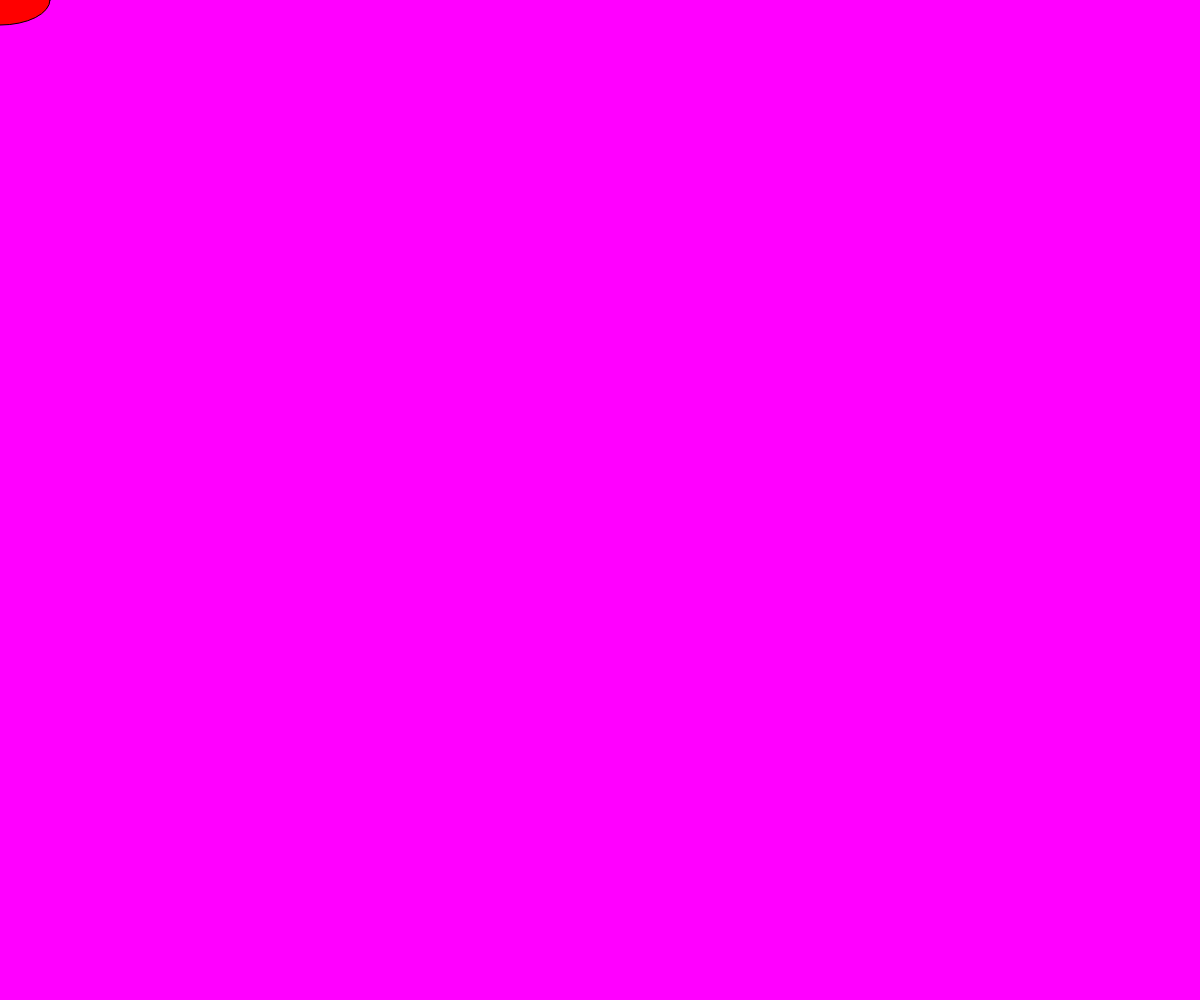
Frame 1 (no input)
Frame 60 (no input): identical to frame 1, image omitted
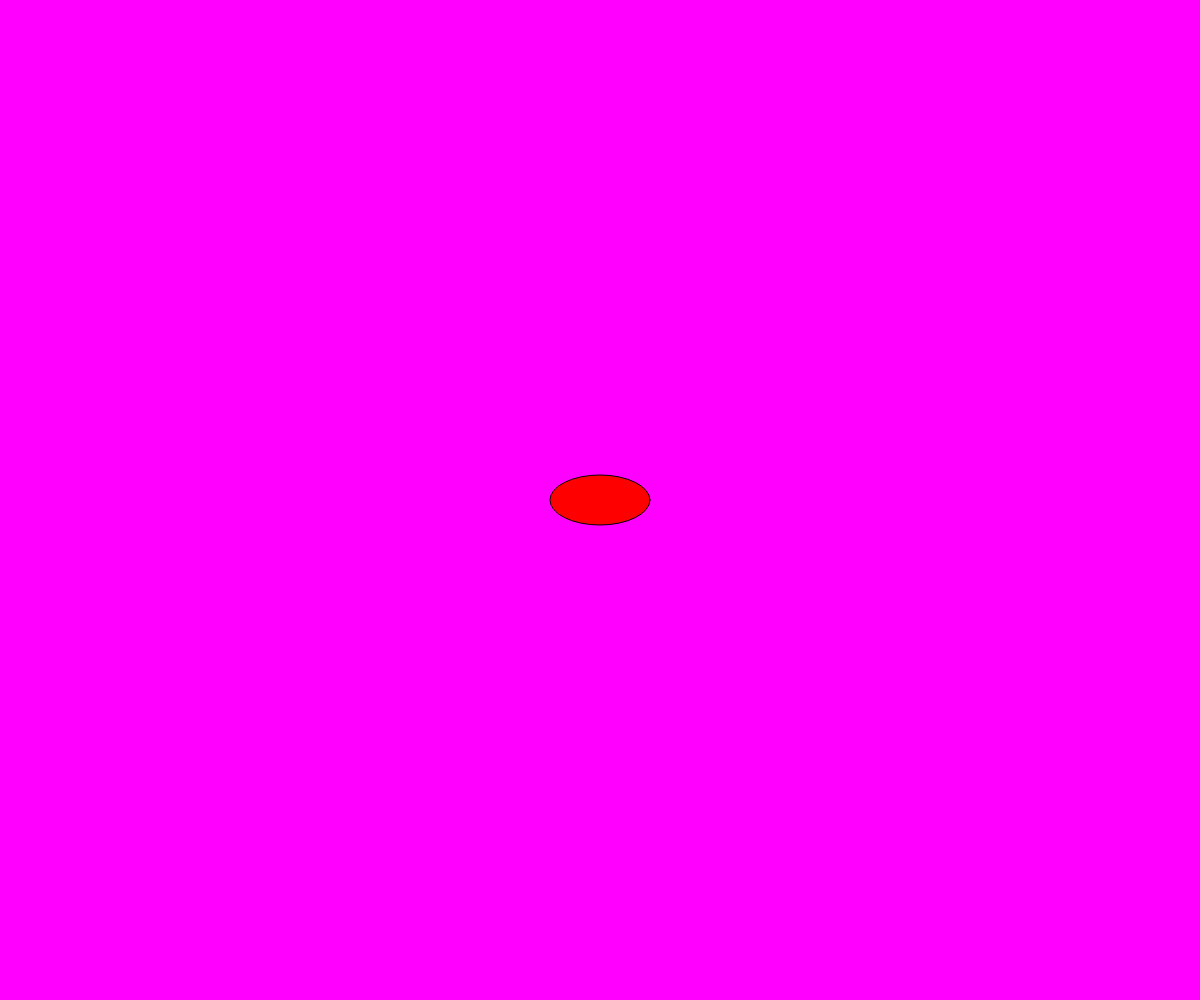
Frame 120 (the mouse pressed at the canvas centre since frame 60)

The p5.js sketch that drew these frames (run headless with seeded random() and noise() and a simulated clock; from frame 60 on, the mouse is pressed at the canvas centre):

// p5.js sketch
// ── sketch.js
// First Demo
// Your Name
// Date
//
// Extra for Experts:
// - describe what you did to take this project "above and beyond"


function setup() {
  createCanvas(windowWidth, windowHeight);
}

function draw() {
  background(255,0,255);
  fill("red")
  ellipse(mouseX,mouseY,100,50);

}
